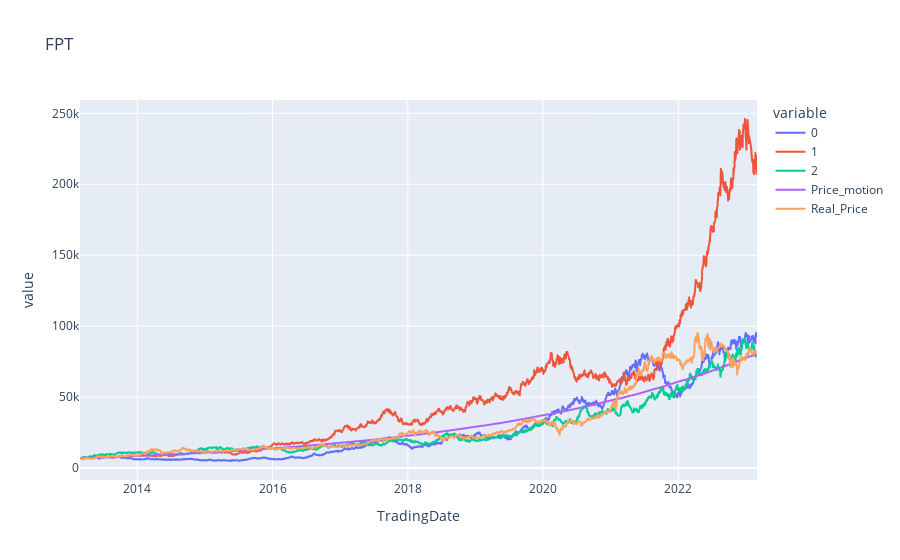

Here is the notebook cell this chart was saved with:
### Code cell
a.plot_price_simulation('FPT')

### Figure 1 — Plotly figure (JSON) as saved in the notebook; plotly's stock layout.template omitted (floating-point values rounded to 4 significant figures; data arrays with more than 128 entries replaced by an {"elided": "..."} marker saying what was removed)
{"data": [{"hovertemplate": "variable=0<br>TradingDate=%{x}<br>value=%{y}<extra></extra>", "legendgroup": "0", "line": {"color": "#636efa", "dash": "solid"}, "marker": {"symbol": "circle"}, "mode": "lines", "name": "0", "showlegend": true, "type": "scattergl", "x": {"elided": "2502 str values"}, "xaxis": "x", "y": {"elided": "2502 float values"}, "yaxis": "y"}, {"hovertemplate": "variable=1<br>TradingDate=%{x}<br>value=%{y}<extra></extra>", "legendgroup": "1", "line": {"color": "#EF553B", "dash": "solid"}, "marker": {"symbol": "circle"}, "mode": "lines", "name": "1", "showlegend": true, "type": "scattergl", "x": {"elided": "2502 str values"}, "xaxis": "x", "y": {"elided": "2502 float values"}, "yaxis": "y"}, {"hovertemplate": "variable=2<br>TradingDate=%{x}<br>value=%{y}<extra></extra>", "legendgroup": "2", "line": {"color": "#00cc96", "dash": "solid"}, "marker": {"symbol": "circle"}, "mode": "lines", "name": "2", "showlegend": true, "type": "scattergl", "x": {"elided": "2502 str values"}, "xaxis": "x", "y": {"elided": "2502 float values"}, "yaxis": "y"}, {"hovertemplate": "variable=Price_motion<br>TradingDate=%{x}<br>value=%{y}<extra></extra>", "legendgroup": "Price_motion", "line": {"color": "#ab63fa", "dash": "solid"}, "marker": {"symbol": "circle"}, "mode": "lines", "name": "Price_motion", "showlegend": true, "type": "scattergl", "x": {"elided": "2502 str values"}, "xaxis": "x", "y": {"elided": "2502 float values"}, "yaxis": "y"}, {"hovertemplate": "variable=Real_Price<br>TradingDate=%{x}<br>value=%{y}<extra></extra>", "legendgroup": "Real_Price", "line": {"color": "#FFA15A", "dash": "solid"}, "marker": {"symbol": "circle"}, "mode": "lines", "name": "Real_Price", "showlegend": true, "type": "scattergl", "x": {"elided": "2502 str values"}, "xaxis": "x", "y": {"elided": "2502 int values"}, "yaxis": "y"}], "layout": {"legend": {"title": {"text": "variable"}, "tracegroupgap": 0}, "title": {"text": "FPT"}, "xaxis": {"anchor": "y", "domain": [0, 1], "title": {"text": "TradingDate"}}, "yaxis": {"anchor": "x", "domain": [0, 1], "title": {"text": "value"}}}}
